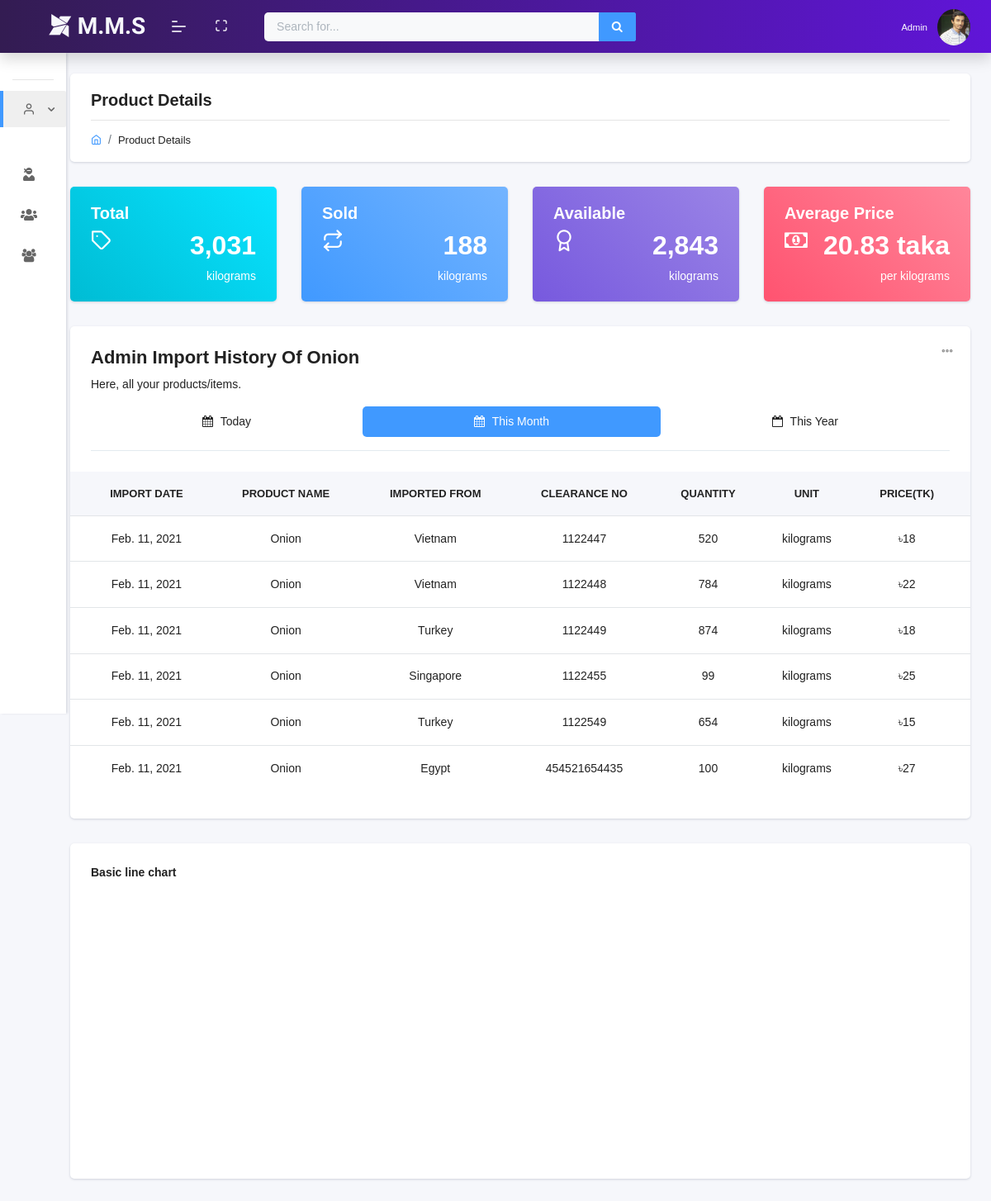
Screenshot of /import-record/1/month (signed in) with the database file from the repository.
### accounts/models.py (models this page shows, shortened)
class User(AbstractUser):
    username = models.CharField(unique=True, max_length=50, error_messages={
        'unique': "A user with that name already exists.",
    })
    email = models.EmailField(unique=True, blank=False, error_messages={
        'unique': "A user with that email already exists."})
    trade_license_no = models.PositiveBigIntegerField(unique=True, null=True, blank=False,
                                                      error_messages={'unique': "A user with that trade license is already exists.",
                                                                      })
    role = models.CharField(choices=ROLE, max_length=15, error_messages={
        'required': "Role must be provided"
    })
    signed_up = models.DateField(default=date.today)
    USERNAME_FIELD = "email"
    REQUIRED_FIELDS = ['username', ]
    objects = UserManager()

class UserProfile(models.Model):
    user = models.OneToOneField(
        User, on_delete=models.CASCADE, primary_key=True)
    image = models.ImageField(blank=True, null=True,
                              default='avatar.png', upload_to='profile_pics')
    division = models.CharField(
        max_length=30, null=True, blank=True)
    district = models.CharField(
        max_length=30, null=True, blank=True)
    upazila = models.CharField(
        max_length=30, null=True, blank=True)
    industry_type = models.CharField(max_length=100, null=True, blank=True)
    objects = UserProfileManager()

### lenden/models.py (models this page shows, shortened)
class Product(models.Model):
    name = models.CharField(max_length=50)
    icon = models.ImageField(default='product.png', upload_to='product_images')

class Chalan(models.Model):
    owner = models.ForeignKey(User, on_delete=models.CASCADE)
    product = models.ForeignKey(Product, on_delete=models.CASCADE)
    quantity = models.PositiveBigIntegerField(error_messages={
        'required': "Quantity must be provided"})
    unit = models.CharField(choices=UNIT, max_length=10,
                            blank=True, null=True, default="")
    imported_from = models.CharField(max_length=200)
    customs_clearance_no = models.PositiveBigIntegerField(unique=True, error_messages={
        'unique': "A user with that email already exists.",
    }, null=True, blank=True)
    price = models.PositiveIntegerField()
    import_date = models.DateField()
    created_at = models.DateField(auto_now_add=True)

### lenden/views.py (the view, shortened to what this page needs)
# urls.py: path('import-record/<int:pro_id>/<str:time>', ImportRecordView.as_view(),
class ImportRecordView(ListView):
    model = Chalan
    template_name = 'lenden/import_product_details.html'
    context_object_name = 'chalans'
    def get_queryset(self):
        self.id = get_object_or_404(Product, id=self.kwargs['pro_id'])
        return Product.objects.filter(id=self.request.user.id)
    def get_context_data(self, **kwargs):
        context = super().get_context_data(**kwargs)
        time = self.kwargs['time']
        today = strftime("%d")
        month = strftime('%m')
        print(month)
        year = strftime('%Y')
        print(year)
        if not self.request.user.role == '':
            if time == 'today':
                print("TODAYS DATA IS SHOWING")
                my_chalan_for_individual_product = Chalan.objects.filter(
                    owner=self.request.user, product=self.id, import_date__day=today)
                average_price = Chalan.objects.filter(
                    owner=self.request.user, product=self.id, import_date__day=today).aggregate(Avg('price'))['price__avg']
                print(average_price)
                print("This is type", type(average_price))
                user_product_total_quantity = Chalan.objects.filter(
                    owner=self.request.user, product=self.id, import_date__day=today).aggregate(Sum('quantity'))['quantity__sum']
                user_total_sell_product_quantity = SellProduct.objects.filter(
                    seller=self.request.user, product=self.id, sell_date__day=today).aggregate(Sum('quantity'))['quantity__sum']
                unit_for_chalan = Chalan.objects.filter(
                    owner=self.request.user, product=self.id).values('unit').first()['unit']
            elif time == 'month':
                print("THIS MONTH DATA IS SHOWING")
                my_chalan_for_individual_product = Chalan.objects.filter(
                    owner=self.request.user, product=self.id, import_date__month=month)
                average_price = SellProduct.objects.filter(
                    seller=self.request.user, product=self.id, sell_date__month=month).aggregate(Avg('price'))['price__avg']
                user_product_total_quantity = Chalan.objects.filter(
                    owner=self.request.user, product=self.id, import_date__month=month).aggregate(Sum('quantity'))['quantity__sum']
                user_total_sell_product_quantity = SellProduct.objects.filter(
                    seller=self.request.user, product=self.id, sell_date__month=month).aggregate(Sum('quantity'))['quantity__sum']
                unit_for_chalan = Chalan.objects.filter(
                    owner=self.request.user, product=self.id).values('unit').first()['unit']
            else:
                print("THIS YEARS DATA IS SHOWING")
                my_chalan_for_individual_product = Chalan.objects.filter(
                    owner=self.request.user, product=self.id, import_date__year=year)
                average_price = SellProduct.objects.filter(
                    seller=self.request.user, product=self.id, sell_date__year=year).aggregate(Avg('price'))['price__avg']
                user_product_total_quantity = Chalan.objects.filter(
                    owner=self.request.user, product=self.id, import_date__year=year).aggregate(Sum('quantity'))['quantity__sum']
                user_total_sell_product_quantity = SellProduct.objects.filter(
                    seller=self.request.user, product=self.id, sell_date__year=year).aggregate(Sum('quantity'))['quantity__sum']
                unit_for_chalan = Chalan.objects.filter(
                    owner=self.request.user, product=self.id).values('unit').first()['unit']
            if user_product_total_quantity == None:
                user_product_total_quantity = 0
            if user_total_sell_product_quantity == None:
                user_total_sell_product_quantity = 0
            context['product'] = Product.objects.filter(
                id=self.kwargs['pro_id']).first()
            context['total'] = user_product_total_quantity
            context['unit'] = unit_for_chalan
            context['sold'] = user_total_sell_product_quantity
            context['available'] = (user_product_total_quantity -
                                    user_total_sell_product_quantity)
            if average_price != None:
                context['average'] = f"{average_price:.2f}"
            else:
                context['average'] = 0
            context['chalans'] = my_chalan_for_individual_product
        else:
            if time == 'today':
                print(" TODAY DATA IS SHOWING")
                my_chalan_for_individual_product = Chalan.objects.filter(
                    product=self.id, import_date__gte=datetime.date.today()).exclude(customs_clearance_no=None)
                average_price = Chalan.objects.filter(
                    product=self.id, import_date__gte=datetime.date.today()).exclude(customs_clearance_no=None).aggregate(Avg('price'))['price__avg']
                print(average_price)
                print("This is type", type(average_price))
                user_product_total_quantity = Chalan.objects.filter(
                    product=self.id, import_date__gte=datetime.date.today()).exclude(customs_clearance_no=None).aggregate(Sum('quantity'))['quantity__sum']
                user_total_sell_product_quantity = SellProduct.objects.filter(
                    product=self.id, sell_date__gte=datetime.date.today()).aggregate(Sum('quantity'))['quantity__sum']
            elif time == 'month':
                print("THIS MONTH DATA IS SHOWING")
                my_chalan_for_individual_product = Chalan.objects.filter(
                    product=self.id, import_date__month=month).exclude(customs_clearance_no=None)
                average_price = Chalan.objects.filter(
                    product=self.id, import_date__month=month).exclude(customs_clearance_no=None).aggregate(Avg('price'))['price__avg']
                print(average_price)
                user_product_total_quantity = Chalan.objects.filter(
                    product=self.id, import_date__month=month).exclude(customs_clearance_no=None).aggregate(Sum('quantity'))['quantity__sum']
                user_total_sell_product_quantity = SellProduct.objects.filter(
                    product=self.id, sell_date__month=month).aggregate(Sum('quantity'))['quantity__sum']
                if user_total_sell_product_quantity == None:
                    user_total_sell_product_quantity = 0
            unit_for_chalan = Chalan.objects.filter(
                product=self.id).values('unit').first()['unit']
            if user_product_total_quantity == None:
                user_product_total_quantity = 0
            if user_total_sell_product_quantity == None:
                user_total_sell_product_quantity = 0
            context['product_name'] = Product.objects.filter(
                id=self.kwargs['pro_id']).values('name').first()['name']
            context['product'] = Product.objects.filter(
                id=self.kwargs['pro_id']).first()
            context['total'] = user_product_total_quantity
            context['unit'] = unit_for_chalan
            context['sold'] = user_total_sell_product_quantity
            context['available'] = (user_product_total_quantity -
                                    user_total_sell_product_quantity)
            if average_price != None:
                context['average'] = f"{average_price:.2f}"
            else:
                context['average'] = 0
            context['chalans'] = my_chalan_for_individual_product
        return context

### templates/lenden/import_product_details.html (shortened to what this page needs)
{% extends "layouts/base.html" %} {% load static %}
{% block content %}
{% include 'includes/product/breadcrumb.html' %}
<div class="row">{% include 'includes/product/card.html' %}</div>
<div id="product_table" class="row">
  {% include 'includes/product/import_product_table.html' %}
</div>
<div id="product_chart" class="row">
  {% include "includes/product/import_product_chart.html" %}
</div>
{% endblock content %}

### templates/includes/navigation.html (shortened to what this page needs)
{% load static %} {% load notifications_tags %}
<header class="navbar pcoded-header navbar-expand-lg navbar-light headerpos-fixed header-blue shadow">
    <div class="m-header justify-content-center">
        <a title="Menu" class="mobile-menu" id="mobile-collapse" href="#!"><span></span></a>
        <a title="Home" href="{% url 'accounts:home' %}" class="b-brand">
            <h3 style="font-family: 'LANGAR'; margin-bottom: 0; color: #f6f7fb;">
                <i class="fa fa-modx"> </i> M.M.S
            </h3>
        </a>
    </div>
    <div class="collapse navbar-collapse">
        <ul class="navbar-nav mr-auto">
            <li title="Full Scren" class="nav-item">
                <a href="#!" class="full-screen" onclick="javascript:toggleFullScreen()"><i class="feather icon-maximize"></i
        ></a>
            </li>
            <li class="nav-item">
                <form class="d-none d-sm-inline-block form-inline mr-auto ml-md-3 my-2 my-md-0 mw-100 navbar-search" style="width: 450px;">
                    <div class="input-group">
                        <input type="text" class="form-control bg-light border-0 small" placeholder="Search for..." aria-label="Search" aria-describedby="basic-addon2" />
                        <div class="input-group-append">
                            <button title="Search" class="btn btn-primary" type="button">
          <i class="fa fa-search fa-sm"></i>
        </button>
                        </div>
                    </div>
                </form>
            </li>
        </ul>
        <ul class="navbar-nav ml-auto">
                {% notifications_unread as unread_count %}
      <li title="User Menu" class="nav-item dropdown no-arrow">
        <a
          class="nav-link dropdown-toggle"
          href="#"
          id="userDropdown"
          role="button"
          data-toggle="dropdown"
          aria-haspopup="true"
          aria-expanded="false">
          {% if request.user.role == 'importer' or request.user.role == 'wholeseller' or request.user.role == 'retailer' %}
          <span class="mr-2 text-white d-none d-lg-inline text-gray-600 small">{{ request.user.username }}</span>
          {% else %}
          <span class="mr-2 text-white d-none d-lg-inline text-gray-600 small">Admin</span>
          {% endif %}
          <img
            class="img-radius wid-40"
            alt="User-Profile-Image"
            src="{{ request.user.userprofile.image.url }}"
          />
        </a>
      </li>
    </ul>
  </div>
</header>

### templates/includes/product/import_product_table.html (shortened to what this page needs)
{% load humanize %}
<div class="col-12">
    <div class="card table-card">
        <div class="card-header">
            <h4>{{ request.user.username }} Import History Of <span id='product_name'>{{product.name}}</span></h4>
            <span class="d-block m-t-5">Here, all your products/items.</span></h5>
            <div class="card-header-right">
                <div class="btn-group card-option">
                    <button type="button" class="btn dropdown-toggle" data-toggle="dropdown" aria-haspopup="true" aria-expanded="false">
                <i class="feather icon-more-horizontal"></i>
                </button>
                </div>
            </div>
            <ul class="nav nav-pills nav-fill mt-3 border-bottom pb-3" id="pills-tab" role="tablist">
                <li class="nav-item">
                    <a class="nav-link active" id="pills-today-tab" href="/import-record/{{product.id}}/{{ 'today' }}" role="tab" aria-controls="pills-today" aria-selected="true"><i class="fa fa-calendar m-r-5"></i> Today </a>
            </li>
                <li class="nav-item">
                    <a class="nav-link active" id="pills-this-month-tab" href="/import-record/{{product.id}}/{{ 'month' }}" aria-selected="true"><i class="fa fa-calendar m-r-5"></i> This Month</a>
                </li>
                <li class="nav-item">
                    <a class="nav-link" id="pills-this-year-tab" href="/import-record/{{product.id}}/{{ 'year' }}" aria-selected="false "><i class="fa fa-calendar-o m-r-5 "></i> This Year</a>
            </li>
            </ul>
        </div>
        <div class="card-body p-0 ">
            <div class="tab-content " id="pills-tabContent ">
            <div
                class="tab-pane fade"
                id="pills-this-month"
                role="tabpanel"
                aria-labelledby="pills-this-month-tab"
            >
                <div class="table-responsive ">
                <div
                    class="customer-scroll ps ps--active-x ps--active-y "
                    style="height: 420px; position: relative "
                >
                    <table class="table table-hover m-b-0 text-center ">
                    <thead>
                        <tr>
                    <th>Import Date</th>
                    <th>Product Name</th>
                    <th>Imported From</th>
                    <th>Clearance No</th>
                    <th>Quantity</th>
                    <th>Unit</th>
                    <th>Price(TK)</th>
                        </tr>
                    </thead>
                    <tbody>
                    {% for object in chalans %}
                    <tr>
                    <td>{{object.import_date}}</td>
                    <td>{{object.product.name}}</td>
                    <td>{{object.imported_from}}</td>
                    <td>{{object.customs_clearance_no}}</td>
                    <td>{{object.quantity}}</td>
                    <td>{{object.unit}}</td>
                    <td>৳{{object.price|intcomma}}</td>
                    </tr>
                    {% endfor %}
                    </tbody>
                    </table>
                </div>
                </div>
            </div>
            </div>
        </div>
    </div>
</div>

### rows the page displays
User: user.userprofile.image (picture), user.username "Admin"
Product: name "Onion"
Chalan: import_date "Feb. 11, 2021", product.name "Onion", imported_from "Vietnam", customs_clearance_no "1122447", quantity "520", unit "kilograms", price "18"
Chalan: import_date "Feb. 11, 2021", product.name "Onion", imported_from "Vietnam", customs_clearance_no "1122448", quantity "784", unit "kilograms", price "22"
Chalan: import_date "Feb. 11, 2021", product.name "Onion", imported_from "Turkey", customs_clearance_no "1122449", quantity "874", unit "kilograms", price "18"
Chalan: import_date "Feb. 11, 2021", product.name "Onion", imported_from "Singapore", customs_clearance_no "1122455", quantity "99", unit "kilograms", price "25"
Chalan: import_date "Feb. 11, 2021", product.name "Onion", imported_from "Turkey", customs_clearance_no "1122549", quantity "654", unit "kilograms", price "15"
Chalan: import_date "Feb. 11, 2021", product.name "Onion", imported_from "Egypt", customs_clearance_no "454521654435", quantity "100", unit "kilograms", price "27"

### other values shown
{{ total|intcomma }} "3,031"
{{ unit }} "kilograms"
{{ sold|intcomma }} "188"
{{ available|intcomma }} "2,843"
{{ average|intcomma }} "20.83"
